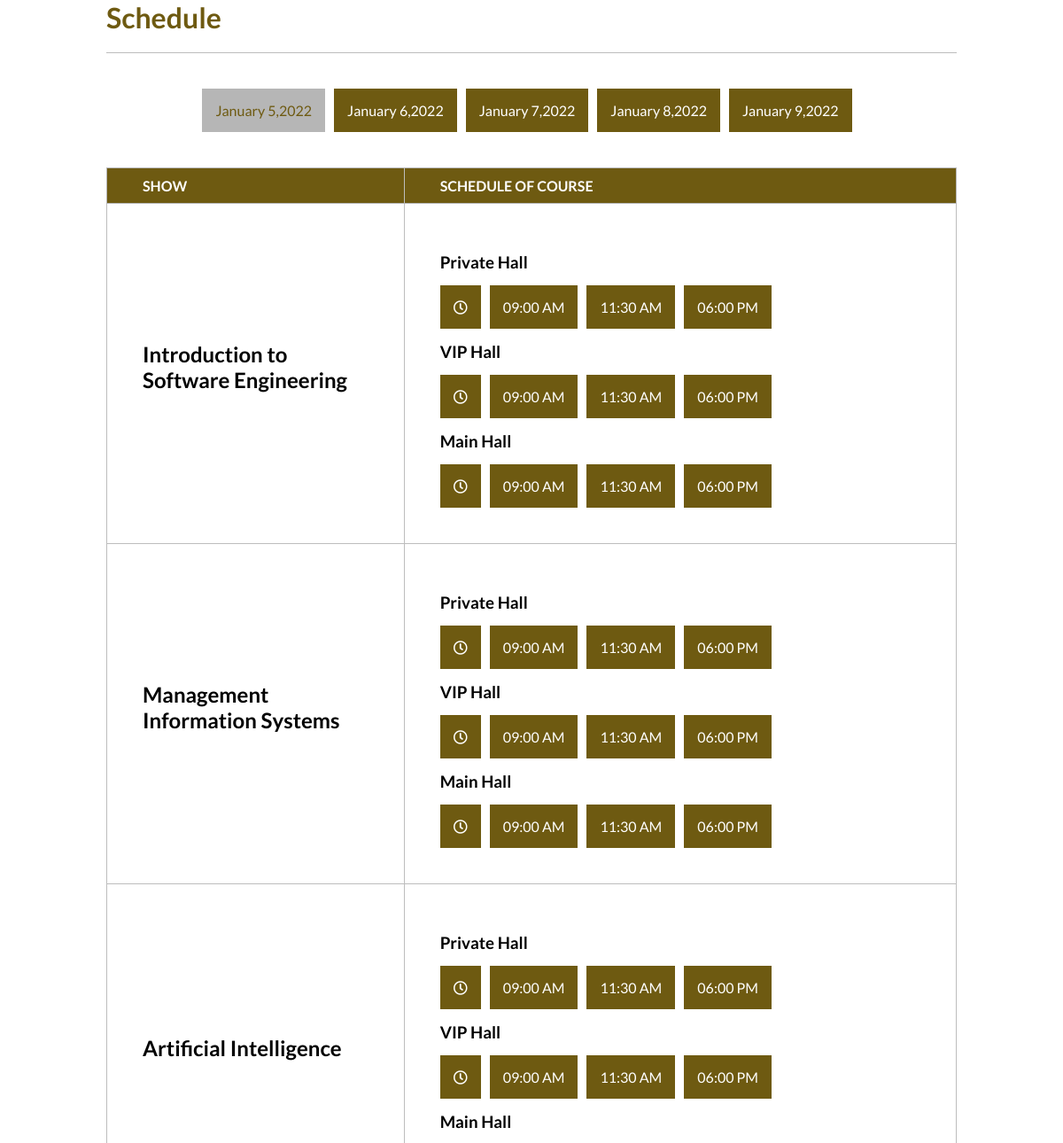
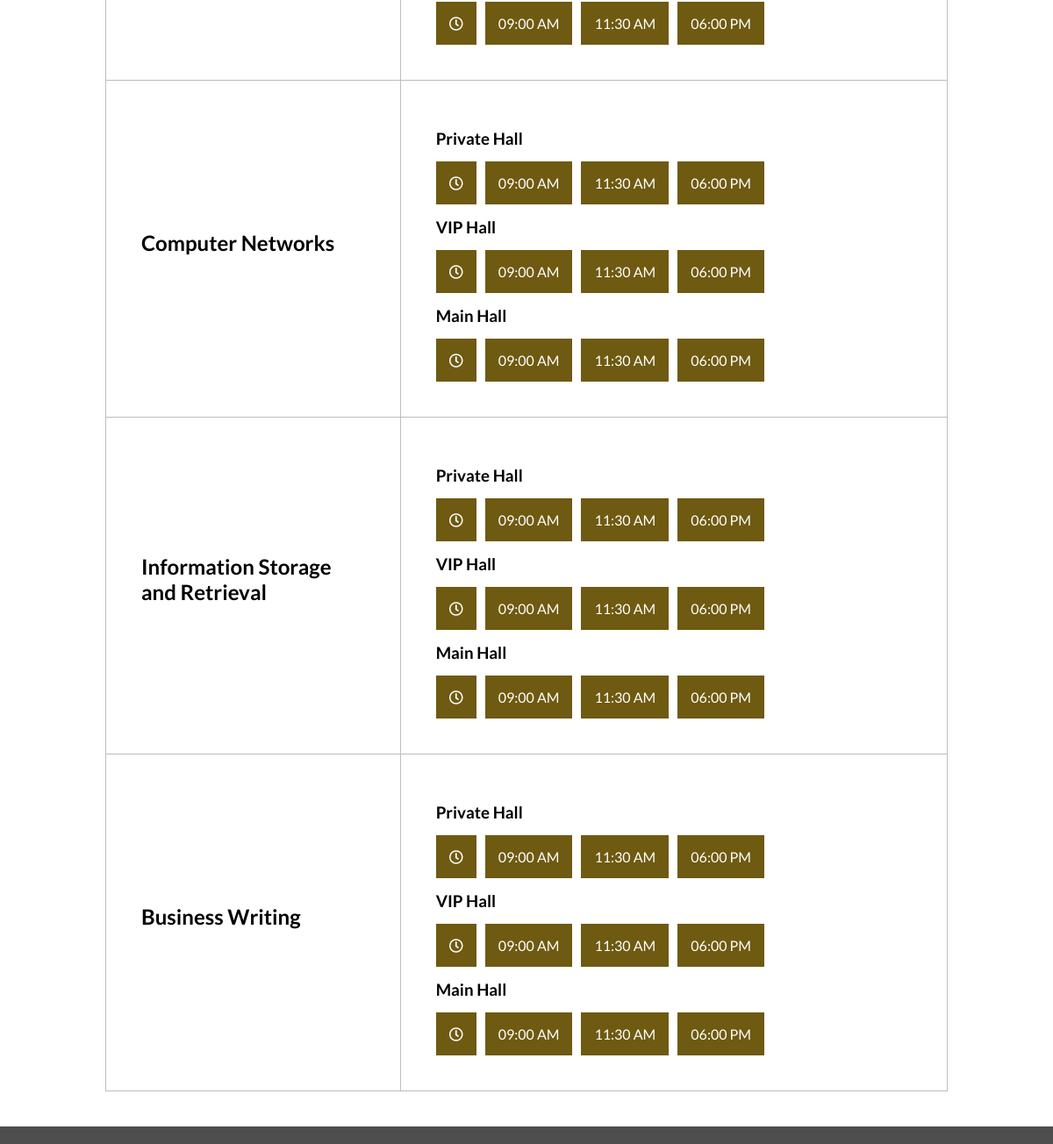
/schedule.php (signed in), run on the app's committed database (2 pictures, top to bottom).
### tables this page shows
CREATE TABLE IF NOT EXISTS `courseTable` (
  `courseID` int(11) NOT NULL,
  `courseImg` varchar(150) NOT NULL,
  `courseTitle` varchar(100) NOT NULL,
  `courseDuration` int(11) NOT NULL,
  `courseInstructor` varchar(50) NOT NULL
);

### schedule.php (the view, shortened to what this page needs)
<!DOCTYPE html>
<html lang="en">
<head>
    <link rel="stylesheet" href="style/styles.css">
    <link rel="stylesheet" href="https://use.fontawesome.com/releases/v5.7.2/css/all.css">
</head>
<body>
    <?php
        $link = mysqli_connect("localhost", "root", "", "course_db");
        $sql = "SELECT * FROM courseTable";
    ?>
    <div class="schedule-section">
        <h1>Schedule</h1>
        <div class="schedule-dates">
            <div class="schedule-item schedule-item-selected">January 5,2022</div>
            <div class="schedule-item ">January 6,2022</div>
            <div class="schedule-item">January 7,2022</div>
            <div class="schedule-item">January 8,2022</div>
            <div class="schedule-item">January 9,2022</div>
        </div>
        <div class="schedule-table">
            <table>
                <tr>
                    <th>SHOW</th>
                    <th>SCHEDULE OF COURSE </th>
                </tr>
                <?php
                    if($result = mysqli_query($link, $sql)){
                        $num = mysqli_num_rows($result);
                        if(mysqli_num_rows($result) > 0){
                            for ($i = 0; $i < $num; $i++){
                                $row = mysqli_fetch_array($result);
                                echo '<tr class="fade-scroll">
                                        <td>
                                        <h2>'. $row['courseTitle'] .'<h2>';
                                echo '<td>
                                        <div class="hall-type">
                                            <h3>Private Hall</h3>
                                            <div>
                                                <div class="schedule-item"><i class="far fa-clock"></i></div>
                                                <div class="schedule-item">09:00 AM</div>
                                                <div class="schedule-item">11:30 AM</div>
                                                <div class="schedule-item">06:00 PM</div>
                                            </div>
                                        </div>
                                        <div class="hall-type">
                                            <h3>VIP Hall</h3>
                                            <div>
                                                <div class="schedule-item"><i class="far fa-clock"></i></div>
                                                <div class="schedule-item">09:00 AM</div>
                                                <div class="schedule-item">11:30 AM</div>
                                                <div class="schedule-item">06:00 PM</div>
                                            </div>
                                        </div>
                                        <div class="hall-type">
                                            <h3>Main Hall</h3>
                                            <div>
                                                <div class="schedule-item"><i class="far fa-clock"></i></div>
                                                <div class="schedule-item">09:00 AM</div>
                                                <div class="schedule-item">11:30 AM</div>
                                                <div class="schedule-item">06:00 PM</div>
                                            </div>
                                        </div>
                                        </td>
                                        </tr>';
                            }
                        }
                    }
                ?>
            </table>
        </div>
    </div>
    <footer></footer>
</body>
</html>

### style/styles.css (style rules this page uses)
* { margin: 0; padding: 0; box-sizing: border-box; font-family: 'Lato', sans-serif; text-decoration: none; color: unset; }
footer { display: grid; grid-gap: 5px; padding: 10px 10%; background-color: #4e4e4e; color: #FFF; bottom: 0; width: 100%; margin-top: 40px; }
.schedule-section { width: 80%; margin: 0 auto; }
.schedule-section>h1 { padding: 0 0 20px 0; margin: 0 0 40px 0; border-bottom: 1px solid #bdbdbd; color: #6e5a11; }
.schedule-dates { display: flex; justify-content: center; margin: 40px 0; }
.schedule-item { padding: 15px; background-color: #6e5a11; margin-right: 10px; color: #fff; cursor: pointer; transition: all 0.5s ease; }
.schedule-item-selected { color: #6e5a11; background-color: #b6b6b6; cursor: auto; }
.schedule-table table { text-align: left; border-collapse: collapse; }
.schedule-table table tr th { padding: 10px 0 10px 40px; background-color: #6e5a11; border: 1px solid #b6b6b6; color: #FFF; }
.schedule-table table tr th:first-child { width: 35%; border-right: 1px solid #bdbdbd; }
.schedule-table table tr td { padding: 40px; border: 1px solid #bdbdbd; }
.schedule-table table tr td>h2 { margin: 0 0 15px 0px; }
.hall-type>h3 { margin: 15px 0; }
.hall-type>div { display: flex; justify-content: left; }
.hall-type>div .schedule-item { cursor: auto; }

### data on the page
coursetable: courseTitle "Introduction to Software Engineering"
coursetable: courseTitle "Management Information Systems"
coursetable: courseTitle "Artificial Intelligence"
coursetable: courseTitle "Computer Networks"
coursetable: courseTitle "Information Storage and Retrieval"
coursetable: courseTitle "Business Writing"
